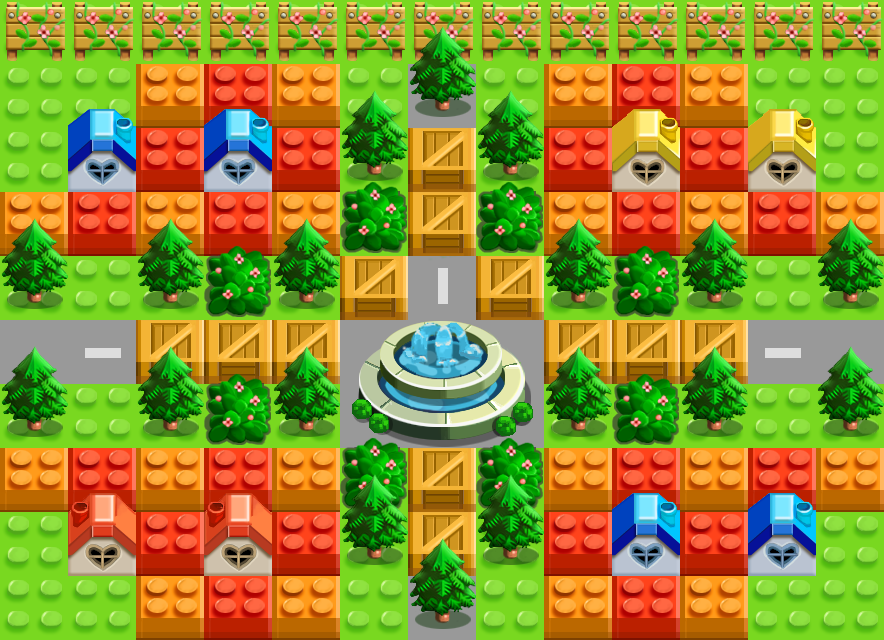

A 2D game scene composited from a Tiled map and its tileset images. What follows is a short description and the map's XML, with each tile layer's data collapsed to a summary:
An orthogonal 13x10 tile map with 68x64 px tiles, 4 tile layers (bg, object, block, fg) and 4 objects (birthpoint, npc3, npc1, proprate).

<map version="1.0" orientation="orthogonal" width="13" height="10" tilewidth="68" tileheight="64">
 <tileset firstgid="1" name="ditu" tilewidth="68" tileheight="64">
  <image source="ditu.png" width="204" height="640" />
  <tile id="3">
   <properties>
    <property name="block" value="1" />
    <property name="shadow" value="1" />
   </properties>
  </tile>
  <tile id="4">
   <properties>
    <property name="block" value="1" />
    <property name="shadow" value="1" />
   </properties>
  </tile>
  <tile id="5">
   <properties>
    <property name="block" value="1" />
    <property name="shadow" value="1" />
   </properties>
  </tile>
  <tile id="6">
   <properties>
    <property name="block" value="1" />
    <property name="move" value="1" />
    <property name="shadow" value="1" />
   </properties>
  </tile>
  <tile id="7">
   <properties>
    <property name="block" value="1" />
    <property name="shadow" value="1" />
   </properties>
  </tile>
  <tile id="8">
   <properties>
    <property name="block" value="1" />
    <property name="shadow" value="1" />
   </properties>
  </tile>
  <tile id="11">
   <properties>
    <property name="block" value="1" />
   </properties>
  </tile>
  <tile id="17">
   <properties>
    <property name="hide" value="1" />
   </properties>
  </tile>
  <tile id="19">
   <properties>
    <property name="block" value="1" />
   </properties>
  </tile>
  <tile id="24">
   <properties>
    <property name="block" value="1" />
   </properties>
  </tile>
  <tile id="25">
   <properties>
    <property name="block" value="1" />
   </properties>
  </tile>
  <tile id="26">
   <properties>
    <property name="block" value="1" />
   </properties>
  </tile>
  <tile id="27">
   <properties>
    <property name="block" value="1" />
   </properties>
  </tile>
  <tile id="28">
   <properties>
    <property name="block" value="1" />
   </properties>
  </tile>
  <tile id="29">
   <properties>
    <property name="block" value="1" />
   </properties>
  </tile>
 </tileset>
 <layer name="bg" width="13" height="10">
  <data>[130 cells, 130 non-empty, 4 distinct tile ids]</data>
 </layer>
 <layer name="object" width="13" height="10">
  <data>[130 cells, 60 non-empty, 4 distinct tile ids]</data>
 </layer>
 <layer name="block" width="13" height="10">
  <data>[130 cells, 45 non-empty, 11 distinct tile ids]</data>
 </layer>
 <layer name="fg" width="13" height="10">
  <data>[130 cells, 34 non-empty, 5 distinct tile ids]</data>
 </layer>
 <objectgroup name="property" width="13" height="10">
  <object name="birthpoint" x="37" y="99">
   <properties>
    <property name="playertype" value="player" />
   </properties>
  </object>
  <object name="npc3" x="848" y="97">
   <properties>
    <property name="playertype" value="npc3" />
   </properties>
  </object>
  <object name="npc1" x="859" y="607">
   <properties>
    <property name="playertype" value="npc1" />
   </properties>
  </object>
  <object name="proprate" x="96" y="87">
   <properties>
    <property name="rate" value="0.56" />
   </properties>
   <ellipse />
  </object>
 </objectgroup>
</map>
